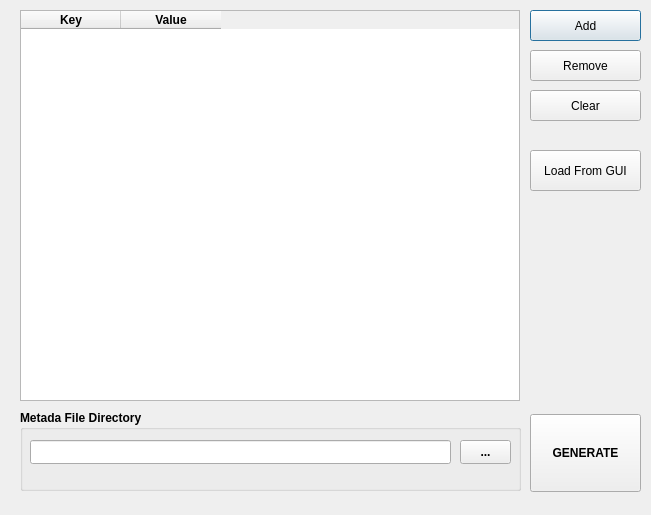
<?xml version="1.0" encoding="UTF-8"?>
<ui version="4.0">
 <class>DGGRIDDialogBase</class>
 <widget class="QDialog" name="DGGRIDDialogBase">
  <property name="enabled">
   <bool>true</bool>
  </property>
  <property name="geometry">
   <rect>
    <x>0</x>
    <y>0</y>
    <width>651</width>
    <height>515</height>
   </rect>
  </property>
  <property name="windowTitle">
   <string>Metafile Options</string>
  </property>
  <widget class="QTableWidget" name="table_options">
   <property name="geometry">
    <rect>
     <x>20</x>
     <y>10</y>
     <width>500</width>
     <height>391</height>
    </rect>
   </property>
   <property name="selectionMode">
    <enum>QAbstractItemView::SingleSelection</enum>
   </property>
   <property name="selectionBehavior">
    <enum>QAbstractItemView::SelectRows</enum>
   </property>
   <column>
    <property name="text">
     <string>Key</string>
    </property>
    <property name="font">
     <font>
      <weight>75</weight>
      <bold>true</bold>
     </font>
    </property>
   </column>
   <column>
    <property name="text">
     <string>Value</string>
    </property>
    <property name="font">
     <font>
      <weight>75</weight>
      <bold>true</bold>
     </font>
    </property>
   </column>
  </widget>
  <widget class="QPushButton" name="pb_addline">
   <property name="geometry">
    <rect>
     <x>530</x>
     <y>10</y>
     <width>111</width>
     <height>31</height>
    </rect>
   </property>
   <property name="text">
    <string>Add</string>
   </property>
  </widget>
  <widget class="QPushButton" name="pb_removeline">
   <property name="geometry">
    <rect>
     <x>530</x>
     <y>50</y>
     <width>111</width>
     <height>31</height>
    </rect>
   </property>
   <property name="text">
    <string>Remove</string>
   </property>
  </widget>
  <widget class="QPushButton" name="pb_cleartable">
   <property name="geometry">
    <rect>
     <x>530</x>
     <y>90</y>
     <width>111</width>
     <height>31</height>
    </rect>
   </property>
   <property name="text">
    <string>Clear</string>
   </property>
  </widget>
  <widget class="QPushButton" name="pb_loadFromGui">
   <property name="geometry">
    <rect>
     <x>530</x>
     <y>150</y>
     <width>111</width>
     <height>41</height>
    </rect>
   </property>
   <property name="font">
    <font>
     <weight>50</weight>
     <bold>false</bold>
    </font>
   </property>
   <property name="text">
    <string>Load From GUI</string>
   </property>
  </widget>
  <widget class="QGroupBox" name="groupBox_4">
   <property name="geometry">
    <rect>
     <x>20</x>
     <y>410</y>
     <width>501</width>
     <height>81</height>
    </rect>
   </property>
   <property name="sizePolicy">
    <sizepolicy hsizetype="Fixed" vsizetype="Fixed">
     <horstretch>0</horstretch>
     <verstretch>0</verstretch>
    </sizepolicy>
   </property>
   <property name="font">
    <font>
     <weight>75</weight>
     <bold>true</bold>
    </font>
   </property>
   <property name="title">
    <string>Metada File Directory</string>
   </property>
   <widget class="QLineEdit" name="le_wdir">
    <property name="enabled">
     <bool>true</bool>
    </property>
    <property name="geometry">
     <rect>
      <x>10</x>
      <y>30</y>
      <width>421</width>
      <height>24</height>
     </rect>
    </property>
    <property name="frame">
     <bool>true</bool>
    </property>
    <property name="alignment">
     <set>Qt::AlignLeading|Qt::AlignLeft|Qt::AlignVCenter</set>
    </property>
    <property name="placeholderText">
     <string/>
    </property>
   </widget>
   <widget class="QToolButton" name="btn_browse">
    <property name="geometry">
     <rect>
      <x>440</x>
      <y>30</y>
      <width>51</width>
      <height>24</height>
     </rect>
    </property>
    <property name="text">
     <string>...</string>
    </property>
   </widget>
   <widget class="QLabel" name="lbl_wdir">
    <property name="geometry">
     <rect>
      <x>478</x>
      <y>70</y>
      <width>131</width>
      <height>21</height>
     </rect>
    </property>
    <property name="text">
     <string/>
    </property>
    <property name="alignment">
     <set>Qt::AlignRight|Qt::AlignTrailing|Qt::AlignVCenter</set>
    </property>
   </widget>
  </widget>
  <widget class="QPushButton" name="pb_run">
   <property name="geometry">
    <rect>
     <x>530</x>
     <y>414</y>
     <width>111</width>
     <height>78</height>
    </rect>
   </property>
   <property name="font">
    <font>
     <weight>75</weight>
     <bold>true</bold>
    </font>
   </property>
   <property name="text">
    <string>GENERATE</string>
   </property>
  </widget>
 </widget>
 <resources/>
 <connections/>
</ui>
